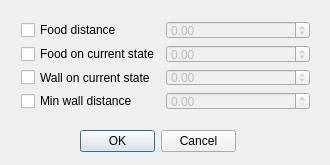
<?xml version="1.0" encoding="UTF-8"?>
<ui version="4.0">
 <class>FeatureDialog</class>
 <widget class="QDialog" name="FeatureDialog">
  <property name="geometry">
   <rect>
    <x>0</x>
    <y>0</y>
    <width>330</width>
    <height>165</height>
   </rect>
  </property>
  <property name="windowTitle">
   <string>FeatureDialog</string>
  </property>
  <property name="autoFillBackground">
   <bool>false</bool>
  </property>
  <property name="modal">
   <bool>true</bool>
  </property>
  <widget class="QWidget" name="formLayoutWidget">
   <property name="geometry">
    <rect>
     <x>10</x>
     <y>10</y>
     <width>311</width>
     <height>111</height>
    </rect>
   </property>
   <layout class="QFormLayout" name="formLayout">
    <item row="0" column="0">
     <widget class="QCheckBox" name="foodDistanceCheckBox">
      <property name="text">
       <string>Food distance</string>
      </property>
      <property name="checked">
       <bool>false</bool>
      </property>
      <property name="tristate">
       <bool>false</bool>
      </property>
     </widget>
    </item>
    <item row="0" column="1">
     <widget class="QDoubleSpinBox" name="foodDistanceSpinBox">
      <property name="enabled">
       <bool>false</bool>
      </property>
      <property name="cursor">
       <cursorShape>ArrowCursor</cursorShape>
      </property>
      <property name="autoFillBackground">
       <bool>false</bool>
      </property>
      <property name="frame">
       <bool>true</bool>
      </property>
      <property name="readOnly">
       <bool>false</bool>
      </property>
      <property name="minimum">
       <double>-100.000000000000000</double>
      </property>
      <property name="maximum">
       <double>100.000000000000000</double>
      </property>
      <property name="singleStep">
       <double>0.100000000000000</double>
      </property>
     </widget>
    </item>
    <item row="1" column="0">
     <widget class="QCheckBox" name="foodCurrentStateCheckBox">
      <property name="text">
       <string>Food on current state</string>
      </property>
     </widget>
    </item>
    <item row="1" column="1">
     <widget class="QDoubleSpinBox" name="foodCurrentStateSpinBox">
      <property name="enabled">
       <bool>false</bool>
      </property>
      <property name="readOnly">
       <bool>false</bool>
      </property>
      <property name="minimum">
       <double>-100.000000000000000</double>
      </property>
      <property name="maximum">
       <double>100.000000000000000</double>
      </property>
      <property name="singleStep">
       <double>0.100000000000000</double>
      </property>
     </widget>
    </item>
    <item row="2" column="0">
     <widget class="QCheckBox" name="wallCurrentStateCheckBox">
      <property name="text">
       <string>Wall on current state</string>
      </property>
     </widget>
    </item>
    <item row="2" column="1">
     <widget class="QDoubleSpinBox" name="wallCurrentStateSpinBox">
      <property name="enabled">
       <bool>false</bool>
      </property>
      <property name="readOnly">
       <bool>false</bool>
      </property>
      <property name="minimum">
       <double>-100.000000000000000</double>
      </property>
      <property name="maximum">
       <double>100.000000000000000</double>
      </property>
      <property name="singleStep">
       <double>0.100000000000000</double>
      </property>
     </widget>
    </item>
    <item row="3" column="0">
     <widget class="QCheckBox" name="wallMinDistanceCheckBox">
      <property name="text">
       <string>Min wall distance</string>
      </property>
     </widget>
    </item>
    <item row="3" column="1">
     <widget class="QDoubleSpinBox" name="wallMinDistanceSpinBox">
      <property name="enabled">
       <bool>false</bool>
      </property>
     </widget>
    </item>
   </layout>
  </widget>
  <widget class="QDialogButtonBox" name="buttonBox">
   <property name="geometry">
    <rect>
     <x>80</x>
     <y>130</y>
     <width>156</width>
     <height>23</height>
    </rect>
   </property>
   <property name="standardButtons">
    <set>QDialogButtonBox::Cancel|QDialogButtonBox::Ok</set>
   </property>
  </widget>
 </widget>
 <layoutdefault spacing="6" margin="11"/>
 <resources/>
 <connections/>
</ui>
